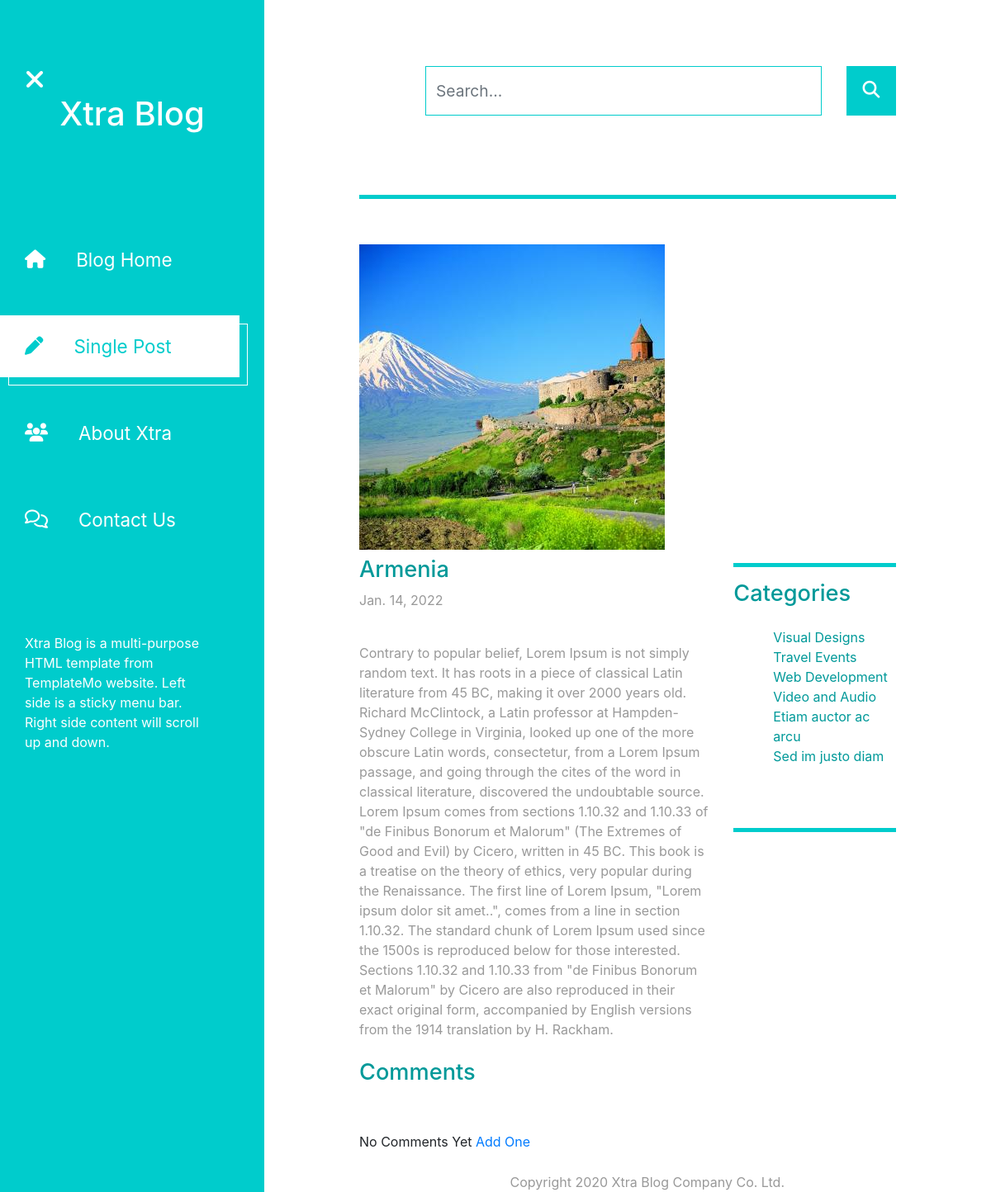
The page /article/31 on the database its author committed.
### shop2/models.py (models this page shows, shortened)
class Post(models.Model):
    ADVANTAGE1 = 'advantage1'
    POST = 'post'
    ADVANTAGE2 = 'advantage2'
    ADVANTAGE3 = 'advantage3'
    ABOUT = 'about'
    JOHNHENRY = 'johnhenry'
    JAYZOONA = 'jayzoona'
    TIMYCAKE = 'timycake'
    CATHERINESOFT = 'catherinesoft'
    CHOISE_GROUP = {
        (JOHNHENRY, 'johnhenry'),
        (JAYZOONA, 'jayzoona'),
        (TIMYCAKE,'timycake'),
        (CATHERINESOFT, 'catherinesoft'),
        (ABOUT, 'about'),
        (ADVANTAGE1, 'advantage1'),
        (POST, 'post'),
        (ADVANTAGE2, 'advantage2'),
        (ADVANTAGE3, 'advantage3'),
    }
    title = models.CharField(max_length=255)
    author = models.ForeignKey(User, on_delete=models.CASCADE)
    body = models.TextField()
    header_image = models.ImageField(null=True, blank=True, upload_to="images/")
    post_date = models.DateField(auto_now_add=True)
    grop = models.CharField(max_length=20, choices=CHOISE_GROUP, default=POST)
    likes = models.ManyToManyField(User, related_name='blog_posts')

### shop2/views.py (the view)
# urls.py: path('article/<int:pk>', ArticleDetailView.as_view(), name="article-detail"),
class ArticleDetailView(DetailView):
    model = Post
    template_name = 'post.html'

### shop2/templates/post.html (shortened to what this page needs)
<!DOCTYPE html>
<html lang="en">
<head>
	<link rel="stylesheet" href="fontawesome/css/all.min.css">
    <link href="css/bootstrap.min.css" rel="stylesheet">
    <link href="css/templatemo-xtra-blog.css" rel="stylesheet">
</head>
<body>
	<header class="tm-header" id="tm-header">
        <div class="tm-header-wrapper">
            <div class="tm-site-header">
                <div ><i class="fas fa-times fa-2x"></i></div>
                <h1 class="text-center">Xtra Blog</h1>
            </div>
            <nav class="tm-nav" id="tm-nav">
                <ul>
                    <li class="tm-nav-item"><a href="index.html" class="tm-nav-link">
                        <i class="fas fa-home"></i>
                        Blog Home
                    </a></li>
                    <li class="tm-nav-item active"><a href="post.html" class="tm-nav-link">
                        <i class="fas fa-pen"></i>
                        Single Post
                    </a></li>
                    <li class="tm-nav-item"><a href="about.html" class="tm-nav-link">
                        <i class="fas fa-users"></i>
                        About Xtra
                    </a></li>
                    <li class="tm-nav-item"><a href="contact.html" class="tm-nav-link">
                        <i class="far fa-comments"></i>
                        Contact Us
                    </a></li>
                </ul>
            </nav>
            <p class="tm-mb-80 pr-5 text-white">
                Xtra Blog is a multi-purpose HTML template from TemplateMo website. Left side is a sticky menu bar. Right side content will scroll up and down.
            </p>
        </div>
    </header>
    <div class="container-fluid">
        <main class="tm-main">
            <div class="row tm-row">
                <div class="col-12">
                    <form method="GET" class="form-inline tm-mb-80 tm-search-form">
                        <input class="form-control tm-search-input" name="query" type="text" placeholder="Search..." aria-label="Search">
                        <button class="tm-search-button" type="submit">
                            <i class="fas fa-search tm-search-icon" aria-hidden="true"></i>
                        </button>
                    </form>
                </div>
            </div>
            <div class="row tm-row">
                <div class="col-12">
                    <hr class="tm-hr-primary tm-mb-55">
                           <img src="{{ post.header_image.url }}" alt="Image" class="img-fluid">
                </div>
            </div>
            <div class="row tm-row">
                <div class="col-lg-8 tm-post-col">
                    <div class="tm-post-full">
                        <div class="mb-4">
                            <h2 class="pt-2 tm-color-primary tm-post-title">{{ post.title }}</h2>
                            <p class="tm-mb-40">{{ post.post_date }}</p>
                            <p>{{ post.body }}</p>
                        </div>
                    </div>
                </div>
                <aside class="col-lg-4 tm-aside-col">
                    <div class="tm-post-sidebar">
                        <hr class="mb-3 tm-hr-primary">
                        <h2 class="mb-4 tm-post-title tm-color-primary">Categories</h2>
                        <ul class="tm-mb-75 pl-5 tm-category-list">
                            <li><a href="#" class="tm-color-primary">Visual Designs</a></li>
                            <li><a href="#" class="tm-color-primary">Travel Events</a></li>
                            <li><a href="#" class="tm-color-primary">Web Development</a></li>
                            <li><a href="#" class="tm-color-primary">Video and Audio</a></li>
                            <li><a href="#" class="tm-color-primary">Etiam auctor ac arcu</a></li>
                            <li><a href="#" class="tm-color-primary">Sed im justo diam</a></li>
                        </ul>
                        <hr class="mb-3 tm-hr-primary">
                    </div>
                </aside>
            </div>
             <div>
                            <h2 class="tm-color-primary tm-post-title">Comments</h2>
   <br/><br/>
                                  {% if not post.comments.all %}
    No Comments Yet<a href="{% url 'add_comment' post.pk%}">
   Add One
  </a>
  {% else %}
    <a href="{% url 'add_comment' post.pk%}">Add Comment</a>
   <br/><br/>
  {% endif %}
                        </div>
                    </div>
            <footer class="row tm-row">
                <div class="col-md-6 col-12 tm-color-gray">
                    Design: <a rel="nofollow" target="_parent" href="https://templatemo.com" class="tm-external-link">TemplateMo</a>
                </div>
                <div class="col-md-6 col-12 tm-color-gray tm-copyright">
                    Copyright 2020 Xtra Blog Company Co. Ltd.
                </div>
            </footer>
</body>
</html>

### rows shown on the page
Post: header_image (picture), title "Armenia", post_date "Jan. 14, 2022", body "Contrary to popular belief, Lorem Ipsum is not simply random text. It has roots in a piece of classical Latin literature from 45 BC, making it over 2000 years old. Richard McClintock, a Latin professor at Hampden-Sydney College in Virginia, looked up one of the more obscure Latin words, consectetur, from a Lorem Ipsum passage, and going through the cites of the word in classical literature, discovered the undoubtable source. Lorem Ipsum comes from sections 1.10.32 and 1.10.33 of \"de Finibus Bonorum et Malorum\" (The Extremes of Good and Evil) by Cicero, written in 45 BC. This book is a treatise on the theory of ethics, very popular during the Renaissance. The first line of Lorem Ipsum,…"
